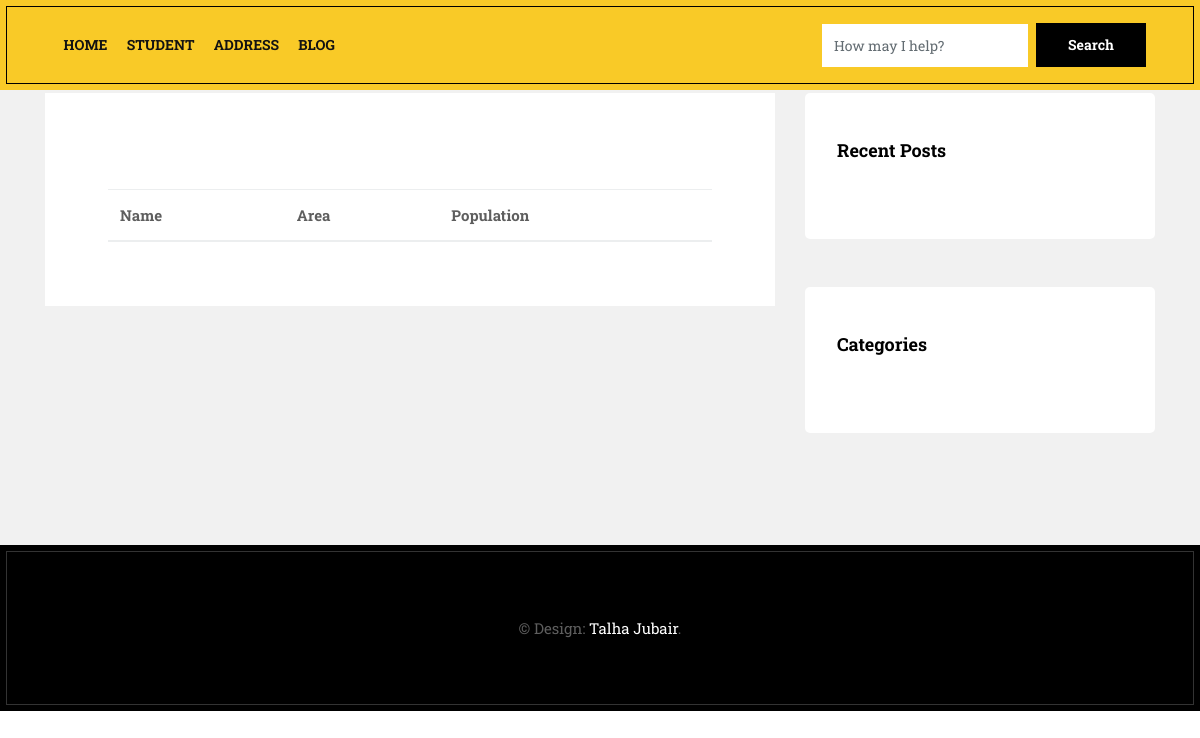
The page /address/district on the database as committed earlier.
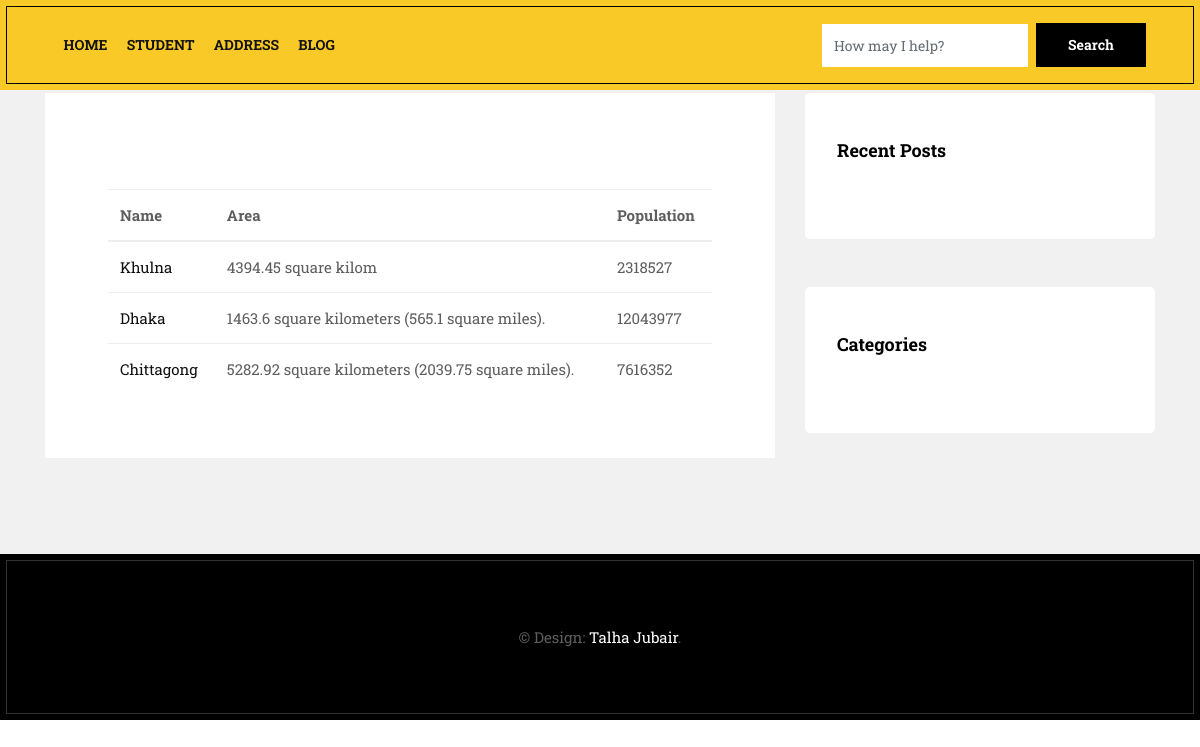
The same page on the database as committed later.
### address/models.py (models this page shows, shortened)
class District(models.Model):
    name = models.CharField(max_length=50)
    intro = models.TextField()
    area = models.CharField(max_length=150)
    population = models.CharField(max_length=50)

### address/views.py (the view)
# urls.py: path('district', district_list, name='district-list'),
def district_list(requets):
    district = District.objects.all()
    context = {'dist': district}
    return render(requets, 'address/district_list.html', context)

### project_1/custom_context.py (called while the page is built)
def mycontext(request):
    categories = Category.objects.all()
    latest_post = Post.objects.order_by('-date')[:3]
    return {'categories': categories, 'latest_post': latest_post}

### templates/address/district_list.html
{% extends 'base.html' %}
{% block content %}
        <div class="container mt-5">
                <table class="table table-hover">
                    <thead class="thead-dark">
                        <tr>
                        <th scope="col">Name</th>
                        <th scope="col">Area</th>
                        <th scope="col">Population</th>
                        </tr>
                    </thead>
                    <tbody>
                    {% for districts in dist %}
                        <tr class="table-secondary">
                        <td><a href="{% url 'district-details' districts.id %}">{{ districts.name }}</a></td>
                        <td>{{ districts.area }}</td>
                        <td>{{ districts.population }}</td>
                        </tr>
                    {% endfor %}
                    </tbody>
                </table>
        </div>
{% endblock  %}

Rows that differ between the two databases and show on the page:
added District: name "Khulna", area "4394.45 square kilom", population "2318527"
added District: name "Dhaka", area "1463.6 square kilometers (565.1 square miles).", population "12043977"
added District: name "Chittagong", area "5282.92 square kilometers (2039.75 square miles).", population "7616352"
